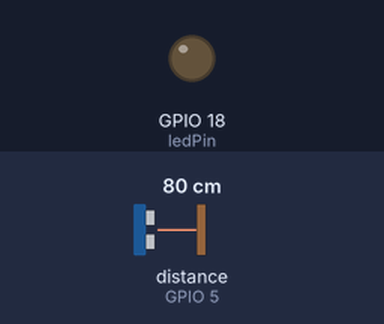
The sketch below on a simulated ESP32. Parts: output pins drawn as LEDs (lit = HIGH). Wiring (inferred from the names in the program): ultrasonic range finder: trigger GPIO 2; echo GPIO 5. Inputs (shaded band) come from the test bench; at power-on: distance to the obstacle (sensor on GPIO 5) 80 cm. The echo pulse lasts 58.3 µs per cm; WiFi joins after 1.5 s; servers stay silent unless stated; pins used as bus, display or sensor lines are not drawn; what the sketch prints to the serial monitor is not drawn.

Above: at 0.1 s.
At 1.8 s:
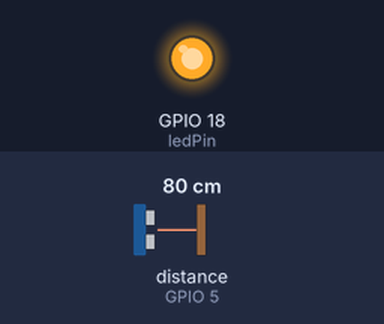
Timing chart, 0 to 3.3 s (numbered marks = the images above):
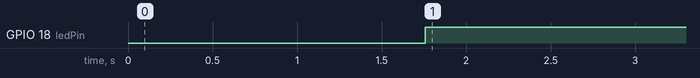

Measured:
- by itself, GPIO 18 (ledPin): LOW → HIGH at 1.8 s

The sketch:

Ultrasonic_Sensor.ino
```cpp
#include <WiFi.h>
#include <WiFiClient.h>
#include <WiFiServer.h>
#include <ThingSpeak.h>


char ssid[] = "Samsung S10E";
char pass[] = "mncj8576";
int status = WL_IDLE_STATUS;
unsigned long myChannelNumber = 1655466;
const char * myWriteAPIKey = "UIURAROPIHAWQ65Z";
WiFiClient client;

int trigPin = 2;    // Trigger
int echoPin = 5;    // Echo
int ledPin = 18;
long duration, cm, inches;

void setup() {
  //Serial Port begin
  Serial.begin (115200);
  //Define inputs and outputs
  pinMode(trigPin, OUTPUT);
  pinMode(ledPin, OUTPUT);
  pinMode(echoPin, INPUT);

  Serial.print("Trying to Connect with ");
 Serial.println(ssid);
 WiFi.begin(ssid,pass);
 while (WiFi.status() != WL_CONNECTED){
 delay(500);
 Serial.print(".");
}

Serial.println(" ");
 Serial.println("WiFi connected");
 ThingSpeak.begin(client); // Initialize ThingSpeak

}

void loop() {
  // The sensor is triggered by a HIGH pulse of 10 or more microseconds.
  // Give a short LOW pulse beforehand to ensure a clean HIGH pulse:
  digitalWrite(trigPin, LOW);
  delayMicroseconds(5);
  digitalWrite(trigPin, HIGH);
  delayMicroseconds(10);
  digitalWrite(trigPin, LOW);

  // Read the signal from the sensor: a HIGH pulse whose
  // duration is the time (in microseconds) from the sending
  // of the ping to the reception of its echo off of an object.
  pinMode(echoPin, INPUT);
  duration = pulseIn(echoPin, HIGH);

  // Convert the time into a distance
  cm = (duration*0.0343)/2;     // Divide by 29.1 or multiply by 0.0343

  Serial.print(cm);
  Serial.print("cm");
  Serial.println();

  delay(250);

  //Turn on light
if (cm < 15) {
  digitalWrite (ledPin, LOW);  // turn on the LED
}
else {
  digitalWrite (ledPin, HIGH); // turn off the LED
}

ThingSpeak.setField(1, long(cm));
 int x = ThingSpeak.writeFields(myChannelNumber, myWriteAPIKey);
 if (x == 200) {
 Serial.println("Channel update successful. ");
 }
 else {
 Serial.println("Problem updating channel. HTTP error code " +
 String(x));
 }
 delay(1000);
}
```
